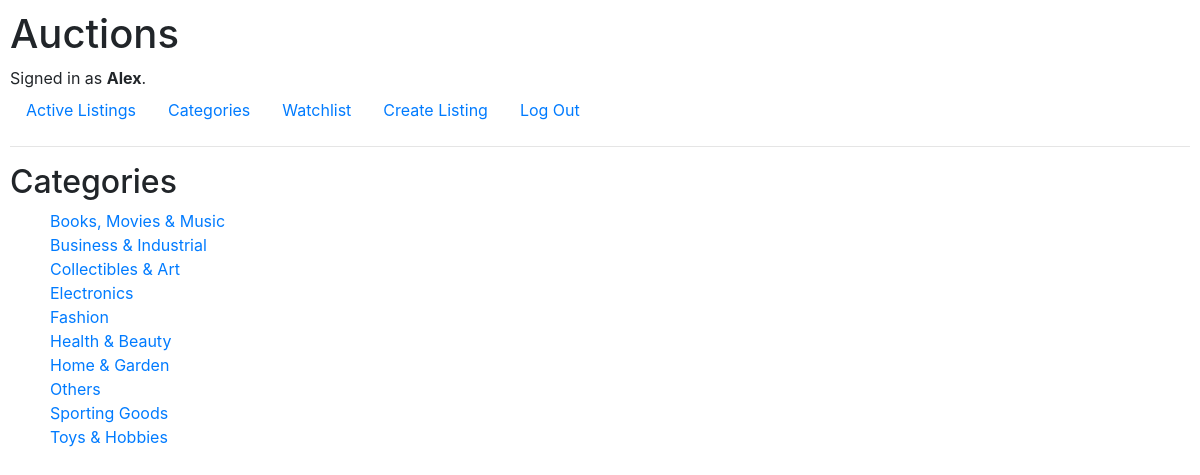
The page /categories (signed in) on the database its author committed.
### auctions/models.py (models this page shows, shortened)
class User(AbstractUser):
    pass

class Category(models.Model):
    name = models.CharField(max_length=128)
    class Meta:
        verbose_name_plural = "categories"

### auctions/views.py (the view)
# urls.py: path("categories", views.display_all_categories, name="display_all_categories"),
def display_all_categories(request):
    try:
        categories = Category.objects.all()
    except Category.DoesNotExist:
        categories = None
    return render(request, "auctions/all_categories.html", {"categories": categories})

### auctions/templates/auctions/all_categories.html
{% extends "auctions/layout.html" %}
{% block body %}
    <h2>Categories</h2>
    <ul>
        {% for category in categories %}
            <li>
                <a href="{% url 'display_single_category' category_id=category.id %}">{{ category.name }}</a>
            </li>
        {% empty %}
            There are no categories.
        {% endfor %}
    </ul>
{% endblock %}

### auctions/templates/auctions/layout.html (shortened to what this page needs)
{% load static %}
<!DOCTYPE html>
<html lang="en">
<head>
    <link rel="stylesheet" href="https://stackpath.bootstrapcdn.com/bootstrap/4.4.1/css/bootstrap.min.css">
    <link href="{% static 'auctions/styles.css' %}" rel="stylesheet">
</head>
<body>
<h1>Auctions</h1>
<div>
    {% if user.is_authenticated %}
        Signed in as <strong>{{ user.username }}</strong>.
    {% else %}
        Not signed in.
    {% endif %}
</div>
<ul class="nav">
    <li class="nav-item">
        <a class="nav-link" href="{% url 'index' %}">Active Listings</a>
    </li>
    <li class="nav-item">
        <a class="nav-link" href="{% url 'display_all_categories' %}">Categories</a>
    </li>
    {% if user.is_authenticated %}
        <li class="nav-item">
            <a class="nav-link" href="{% url 'display_watchlist' %}">Watchlist</a>
        </li>
        <li class="nav-item">
            <a class="nav-link" href="{% url 'create_listing' %}">Create Listing</a>
        </li>
        <li class="nav-item">
            <a class="nav-link" href="{% url 'logout' %}">Log Out</a>
        </li>
    {% endif %}
</ul>
<hr>
{% block body %}
{% endblock %}
</body>
</html>

### auctions/static/auctions/styles.css (style rules this page uses)
body { padding: 10px; }
ul { list-style-type: none; }

### rows shown on the page
User: username "Alex"
Category: name "Books, Movies & Music"
Category: name "Business & Industrial"
Category: name "Collectibles & Art"
Category: name "Electronics"
Category: name "Fashion"
Category: name "Health & Beauty"
Category: name "Home & Garden"
Category: name "Others"
Category: name "Sporting Goods"
Category: name "Toys & Hobbies"
